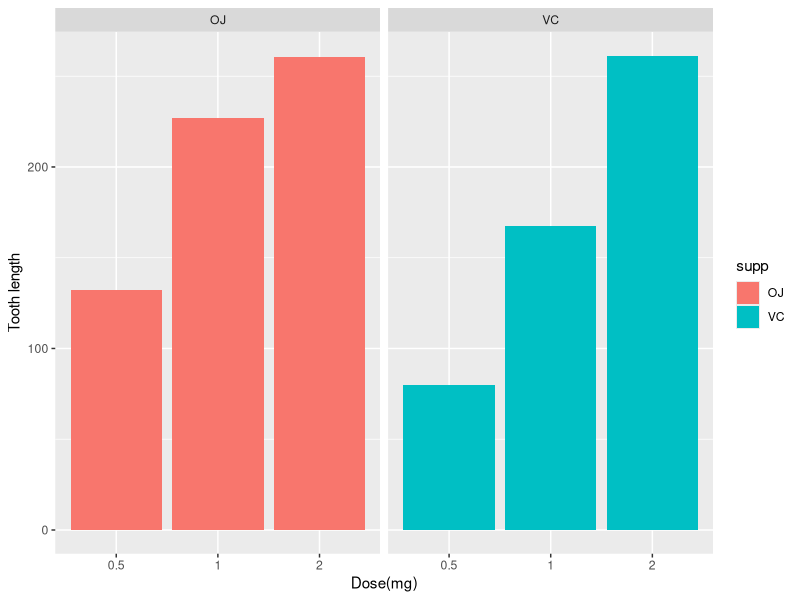
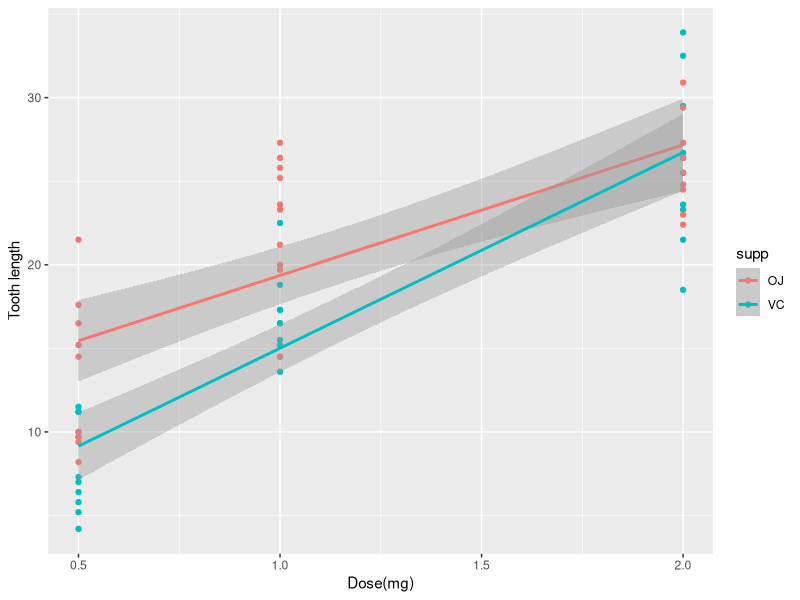

Write R code to recreate these figures, in order.
## ---- chunk 1
knitr::opts_chunk$set(echo = TRUE)
## ---- chunk 2
library(ggplot2)
library(datasets)
## ---- chunk 3
data(ToothGrowth)
str(ToothGrowth)
## ---- chunk 4
head(ToothGrowth)
## ---- chunk 5
tail(ToothGrowth)
## ---- chunk 6
summary(ToothGrowth)
## ---- chunk 7
ggplot(data=ToothGrowth, aes(x=as.factor(dose), y=len, fill=supp)) +
    geom_bar(stat="identity") +
    facet_grid(. ~ supp) +
    xlab("Dose(mg)") +
    ylab("Tooth length")
## ---- chunk 8
qplot(dose, len, data = ToothGrowth, color = supp, geom = "point") +  geom_smooth(method = "lm")  + labs(x = "Dose(mg)", y = "Tooth length")
## ---- chunk 9
summary(ToothGrowth)
## ---- chunk 10
dose_.5 <- t.test(len ~ supp, ToothGrowth[ToothGrowth$dose == .5, ])
dose_.5$p.value
dose_.5$conf.int
## ---- chunk 11
dose_1 <- t.test(len ~ supp, ToothGrowth[ToothGrowth$dose == 1, ])
dose_1$p.value
dose_1$conf.int
## ---- chunk 12
dose_2 <-t.test(len ~ supp, ToothGrowth[ToothGrowth$dose == 2, ])
dose_2$p.value
dose_1$conf.int
